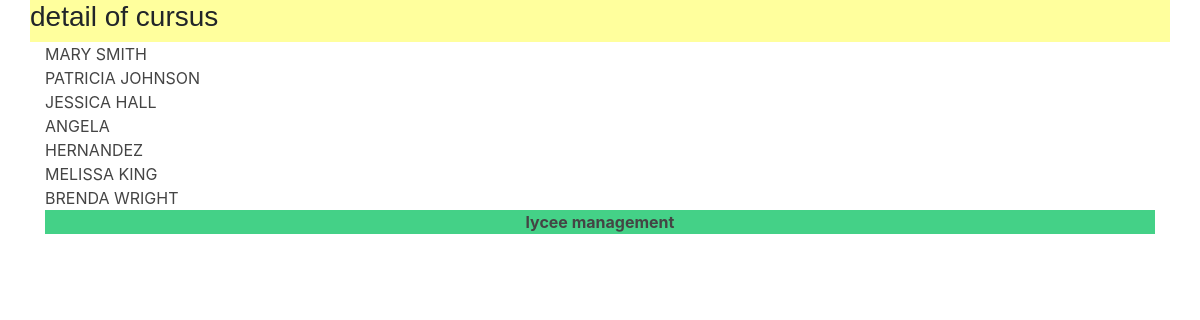
Page /lycee/cursus/2 on the committed database.
### lycee/models.py (models this page shows, shortened)
class Student(models.Model):
  first_name = models.CharField(
    max_length=50,
    blank=False,# pas de champ vide
    null=False# pas de champ null
  )
  birth_date = models.DateField(
    verbose_name='date of birth',
    blank=False,# pas de champ vide
    null=False# pas de champ null
  )
  last_name = models.CharField(
    verbose_name="lastname",
    help_text="last name of the student",
    blank=False,# pas de champ vide
    null=False,# pas de champ null
    default="???",
    max_length=255, # taille maximale du champ
  )
  phone = models.CharField(
    verbose_name="phonenumber",
    help_text="phone number of the student",
    blank=False,# pas de champ vide
    null=False,# pas de champ null
    default="0123456789",
    max_length=10, # taille maximale du champ
  )
  email = models.EmailField(
    verbose_name="email",
    help_text="phone number of the student",
    blank=False,# pas de champ vide
    null=False,# pas de champ null
    default="x@y.z",
    max_length=255,# taille maximale du champ
  )
  comments = models.CharField(
    verbose_name="comments",
    help_text="some comments about the student",
    blank=True,
    null=False,# pas de champ null
    default="",
    max_length=255,# taille maximale du champ
  )
  cursus = models.ForeignKey(
    Cursus,
    on_delete=models.CASCADE, # necessaire selon la version de Django
    null=True
  )

### lycee/views.py (the view)
# urls.py: path('lycee/cursus/<int:cursus_id>', views.detail_cursus, name='detail_cursus'),
def detail_cursus(request,cursus_id):
    cursus = Cursus.objects.get(pk=cursus_id)
    result_list = cursus.student_set.all()
    context = {'liste': result_list}
    return render(request, 'lycee/cursus/detail_cursus.html',context)

### templates/lycee/cursus/detail_cursus.html (shortened to what this page needs)
<!DOCTYPE html>
<html lang="en">
<head>
</head>
<body>
{% extends 'master.html' %}
{% if liste %}
    {% block title %}
        detail of cursus
    {% endblock %}
    {% block content %}
        <div class="container">
           {% for student in liste %}
               <div class="row">
                    <div class="col-sm-2">
                        <a href=http://localhost:8000/lycee/student/{{ student.id }}>{{ student.first_name }} {{ student.last_name }}</a>
                    </div>
                </div>
           {% endfor %}
        </div>
    {% endblock %}
{% else %}
    <p>No student to show.</p>
{% endif %}

### lycee/static/style.css (style rules this page uses)
a { color : #444444; }
html { position: relative; min-height: 100%; }

### rows in the picture
Student: first_name "MARY", last_name "SMITH"
Student: first_name "PATRICIA", last_name "JOHNSON"
Student: first_name "JESSICA", last_name "HALL"
Student: first_name "ANGELA", last_name "HERNANDEZ"
Student: first_name "MELISSA", last_name "KING"
Student: first_name "BRENDA", last_name "WRIGHT"
